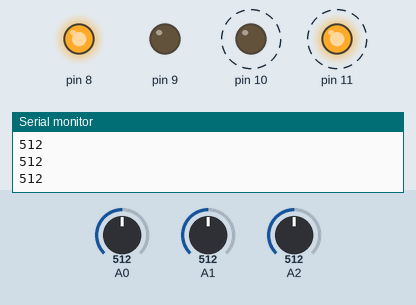
The sketch below on a simulated Arduino Uno, built with avr-gcc and run on an emulated ATmega328P. Parts: output pins drawn as LEDs (lit = HIGH), the last lines printed to the serial monitor. Dashed ring = blinking. The inputs (shaded band) are chosen by the test bench; at power-on: A2 = 512, A0 = 512, A1 = 512.

Above: at 1.7 s.
1.8 s: A2 set to 208
5.3 s: A2 set to 187
At 6.8 s:
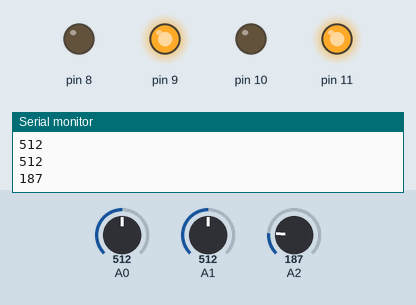
7.4 s: A0 set to 54
9.2 s: A0 set to 46
At 10.8 s:
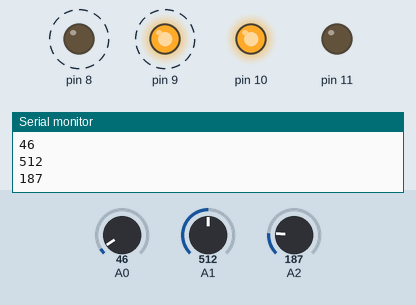
13.1 s: A0 set to 122
At 14.2 s:
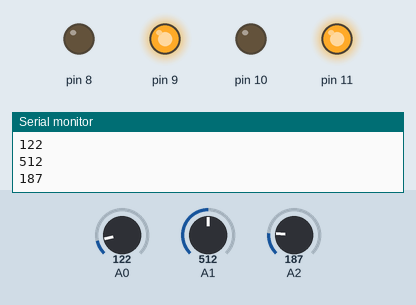
15.2 s: A0 set to 40
At 15.91 s:
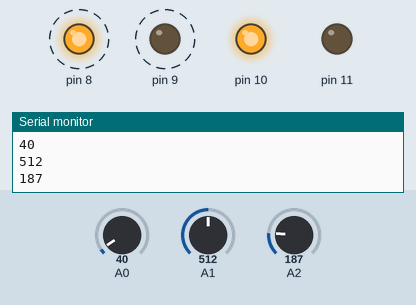
Timing chart, 0 to 20.1 s (numbered marks = the images above; inputs shaded):
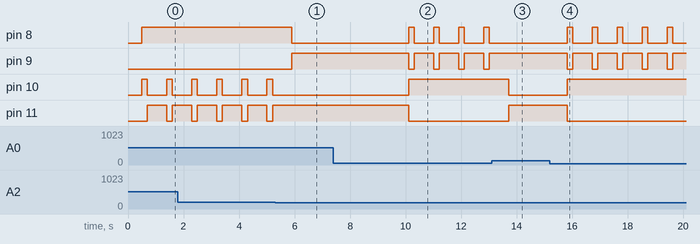

The sketch:

obstacle_avoid.ino
```cpp
void setup() {
  // put your setup code here, to run once:
  Serial.begin(9600);
  pinMode(8, OUTPUT);
  pinMode(9, OUTPUT);
  pinMode(10, OUTPUT);
  pinMode(11, OUTPUT);
}

void loop() {
  // put your main code here, to run repeatedly:
  int x = analogRead(A0); // sensor 1 Left
  int y = analogRead(A1); // sensor 2 Right
  int z = analogRead(A2); // sensor 3 Center
  Serial.println(x);
  Serial.println(y);
  Serial.println(z);
  delay(500);
  if (x > 50 && y < 150) {
    Reverse();
    Right();
  }
  else if (x > 50 && y > 130 && z > 200) {
    Reverse();
    if (x >= 25 && x < 50)
      Left();
    else
      Right();
  }
  else if (x < 50 && y < 150 && z > 200) {
    Reverse();
    if (x >= 25 && x < 45)
      Left();
    else
      Right();
  }
  else if (x < 50 && y > 130){
    Reverse();
    Left();
  }
  else {
    Forward();
  }
}
void Forward() {
  digitalWrite(8, LOW);
  digitalWrite(9, HIGH);
  digitalWrite(10, LOW);
  digitalWrite(11, HIGH);
  delay(200);
}
void Right() {
  digitalWrite(8, HIGH);
  digitalWrite(9, LOW);
  digitalWrite(10, LOW);
  digitalWrite(11, HIGH);
  delay(200);
}
void Left() {
  digitalWrite(8, LOW);
  digitalWrite(9, HIGH);
  digitalWrite(10, HIGH);
  digitalWrite(11, LOW);
  delay(200);
}
void Reverse() {
  digitalWrite(8, HIGH);
  digitalWrite(9, LOW);
  digitalWrite(10, HIGH);
  digitalWrite(11, LOW);
  delay(200);
}
```

Measured:
- the behaviour switches between 201 and 200 on A2 (found by bisection; images 0 and 1)
- the behaviour switches between 50 and 49 on A0 (found by bisection; images 1 and 2)
- after the input at 5.3 s, pin 8: HIGH → LOW after 0.61 s; pin 9: LOW → HIGH after 0.61 s; pin 10: stops changing and stays LOW; pin 11: stops changing and stays HIGH
- after the input at 9.2 s, pin 8: alternates HIGH for 0.20 s and LOW for 0.70 s, starting after 0.91 s; pin 9: alternates HIGH for 0.70 s and LOW for 0.20 s, starting after 0.91 s; pin 10: LOW → HIGH after 0.91 s; pin 11: HIGH → LOW after 0.91 s
- after the input at 13.1 s, pin 8: stops changing and stays LOW; pin 9: stops changing and stays HIGH; pin 10: HIGH → LOW after 0.61 s; pin 11: LOW → HIGH after 0.61 s
- after the input at 15.2 s, pin 8: alternates HIGH for 0.20 s and LOW for 0.70 s, starting after 0.62 s; pin 9: alternates HIGH for 0.70 s and LOW for 0.20 s, starting after 0.62 s; pin 10: LOW → HIGH after 0.62 s; pin 11: HIGH → LOW after 0.62 s
- by itself, pin 10: alternates HIGH for 0.20 s and LOW for 0.70 s
- by itself, pin 11: alternates HIGH for 0.70 s and LOW for 0.20 s
